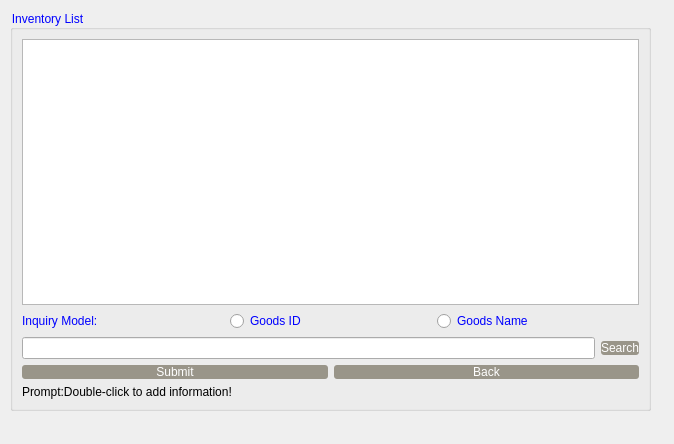
<?xml version="1.0" encoding="UTF-8"?>
<ui version="4.0">
 <class>InventoryList</class>
 <widget class="QWidget" name="InventoryList">
  <property name="enabled">
   <bool>true</bool>
  </property>
  <property name="geometry">
   <rect>
    <x>0</x>
    <y>0</y>
    <width>674</width>
    <height>444</height>
   </rect>
  </property>
  <property name="sizePolicy">
   <sizepolicy hsizetype="Expanding" vsizetype="Expanding">
    <horstretch>0</horstretch>
    <verstretch>0</verstretch>
   </sizepolicy>
  </property>
  <property name="windowTitle">
   <string>Form</string>
  </property>
  <widget class="QGroupBox" name="groupBox">
   <property name="geometry">
    <rect>
     <x>10</x>
     <y>10</y>
     <width>641</width>
     <height>401</height>
    </rect>
   </property>
   <property name="styleSheet">
    <string notr="true">color:blue;

font: 75 14pt &quot;Aparajita&quot;;</string>
   </property>
   <property name="title">
    <string>Inventory List</string>
   </property>
   <layout class="QVBoxLayout" name="verticalLayout">
    <item>
     <widget class="QTableView" name="tableView">
      <property name="enabled">
       <bool>true</bool>
      </property>
     </widget>
    </item>
    <item>
     <layout class="QHBoxLayout" name="horizontalLayout">
      <item>
       <widget class="QLabel" name="label">
        <property name="text">
         <string>Inquiry Model:</string>
        </property>
       </widget>
      </item>
      <item>
       <widget class="QRadioButton" name="GoodIDradioButton">
        <property name="text">
         <string>Goods ID</string>
        </property>
       </widget>
      </item>
      <item>
       <widget class="QRadioButton" name="GoodsNameradioButton">
        <property name="text">
         <string>Goods Name</string>
        </property>
       </widget>
      </item>
     </layout>
    </item>
    <item>
     <layout class="QHBoxLayout" name="horizontalLayout_3">
      <item>
       <widget class="QLineEdit" name="lineEdit"/>
      </item>
      <item>
       <widget class="QPushButton" name="searchpushButton">
        <property name="styleSheet">
         <string notr="true">QPushButton { background-color: rgb(153, 149, 137); border-radius: 3px; color: rgb(255, 255, 255); } QPushButton:hover { background-color: black; }
</string>
        </property>
        <property name="text">
         <string>Search</string>
        </property>
       </widget>
      </item>
     </layout>
    </item>
    <item>
     <layout class="QHBoxLayout" name="horizontalLayout_2">
      <item>
       <widget class="QPushButton" name="submitpushButton">
        <property name="styleSheet">
         <string notr="true">QPushButton { background-color: rgb(153, 149, 137); border-radius: 3px; color: rgb(255, 255, 255); } QPushButton:hover { background-color: black; }
</string>
        </property>
        <property name="text">
         <string>Submit</string>
        </property>
       </widget>
      </item>
      <item>
       <widget class="QPushButton" name="backpushButton">
        <property name="styleSheet">
         <string notr="true">QPushButton { background-color: rgb(153, 149, 137); border-radius: 3px; color: rgb(255, 255, 255); } QPushButton:hover { background-color: black; }
</string>
        </property>
        <property name="text">
         <string>Back</string>
        </property>
       </widget>
      </item>
     </layout>
    </item>
    <item>
     <widget class="QLabel" name="label_2">
      <property name="styleSheet">
       <string notr="true">font: 75 10pt &quot;Agency FB&quot;;
color: rgb(0, 0, 0);</string>
      </property>
      <property name="text">
       <string>Prompt:Double-click to add information!</string>
      </property>
     </widget>
    </item>
   </layout>
  </widget>
 </widget>
 <resources/>
 <connections/>
</ui>
